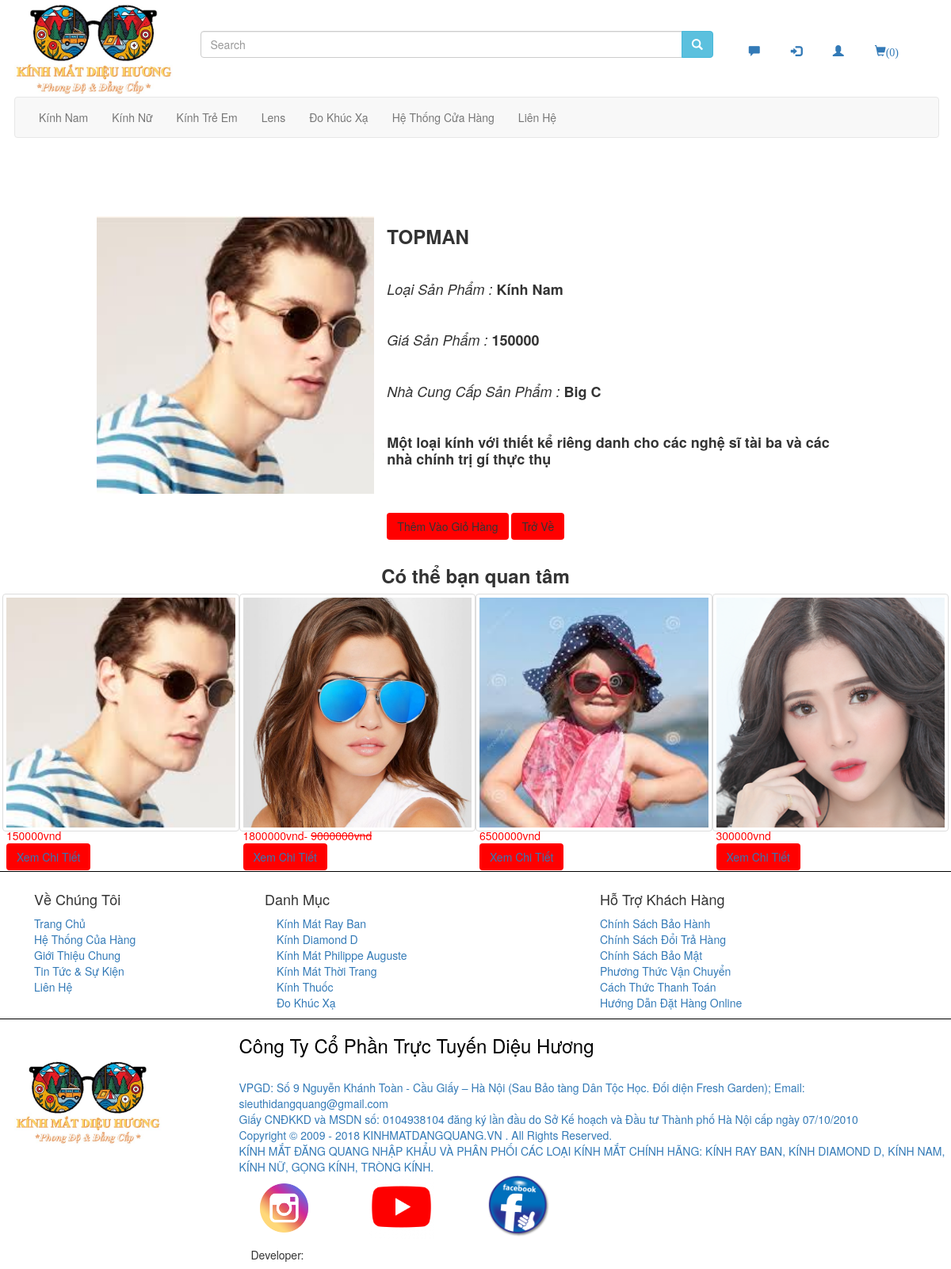
Page /Chitiet.php?idProduct=1 on the committed database.
### tables this page shows
create table products(
	id_product int auto_increment,
	name_product varchar(255),
	quantity int,
	id_category int,
	foreign key (id_category)
	references categories(id_category),
	status varchar(255),
	date_insert datetime,
	price int,
	id_provider int,
	foreign key (id_provider)
	references providers(id_provider),
	image mediumblob,
    content varchar(50000),
	primary key (id_product)
	);

CREATE TABLE categories(
    id_category INT AUTO_INCREMENT,
    name_category VARCHAR(255),
    PRIMARY KEY (id_category)
);

CREATE TABLE providers (
    id_provider INT AUTO_INCREMENT,
    name_provider VARCHAR(255),
    address VARCHAR(500),
    phone_num VARCHAR(20),
    email VARCHAR(250),
    PRIMARY KEY (id_provider)
);

### functions.php (called while the page is built, shortened)
<?php
    function queryReturnArray($sql){
        global $mysqli;
                $array = array();
                $result = $mysqli->query($sql);
                if($result){
                    while($temp = mysqli_fetch_assoc($result)){
                        array_push($array,$temp);
                    }
                }else{
                  echo $mysqli->error;
                }
        return $array;
    }
?>

### Chitiet.php (the view, shortened to what this page needs)
<?php
            $nameSp  =  $categorySP = $dateSP =    $image  = $description = "";
            $quanSp = $priceSp = $providerSp = $statusSP = 0;
    function displayProduct($sql){
                $count = 0;
                $array = queryReturnArray($sql);
                foreach($array as $k=>$v){
                    $count = $count + 1;
                    if($v['status']==0){
                        $pri = $v['price']*(20/100);
                    ?>
                    <div class="col-xs-12 col-sm-4 col-md-4 col-lg-3 thumbnail" style="height:300px">
                        <div class="hovereffect  img<?php echo $count;?>">
                            <a href=""><img src="Images/<?php  echo $v['image'];?>" alt="<?php  echo $v['image'];?>" class="anhcontent img-responsive "></a>
                            <div class="overlay">
                            </div>
                        </div>
                        <div class = "img<?php echo $count;?>">
                            <span style="color:red"><?php echo $pri."vnd- <strike>".$v['price']."vnd</strike>";?></span><br/>
                            <a href="Chitiet.php?idProduct=<?php echo $v['id_product'];?>"><button type="button" style="background: red" class="btn btn-lg-danger">Xem Chi Tiết</button></a>
                        </div>
                    </div>
                <?php
                    }else{
                        ?>
                            <div class="col-xs-12 col-sm-4 col-md-4 col-lg-3 thumbnail" style="height:300px">
                            <div class="hovereffect  img<?php echo $count;?>">
                            <a href=""><img src="Images/<?php  echo $v['image'];?>" alt="<?php  echo $v['image'];?>" class="anhcontent img-responsive "></a>
                                <div class="overlay">
                                </div>
                            </div>
                            <div class = "img<?php echo $count;?>">
                                <span style="color:red"><?php echo $v['price']."vnd";?></span><br/>
                                <a href="Chitiet.php?idProduct=<?php echo $v['id_product'];?>"><button type="button" style="background: red" class="btn btn-lg-danger">Xem Chi Tiết</button></a>
                            </div>
                        </div>
                    <?php
                    }
                }
            }
            if (isset($_GET['idProduct']))
            {
                $idProduct = $_GET['idProduct'];
                $sql = "SELECT * FROM products WHERE id_product = " . $idProduct;
                $array = queryReturnArray($sql);
                foreach ($array as $key => $value) {
                    $nameSp= $value['name_product'];
                    $categorySP= $value['id_category'];
                    $statusSP = $value['status'];
                    $priceSp= $value['price'];
                    $providerSp= $value['id_provider'];
                    $description = $value['content'];
                    $image= $value['image'];
                }
            }
    include("header.php");
    ?>
    <div class="row"style="height:auto" >
        <form action="" method="post" role="form" enctype = "multipart/form-data">
        <div class="col-xs-11 col-sm-11 col-md-11 col-lg-11" style="height:auto">
        <div class="col-xs-1 col-sm-1 col-md-1 col-lg-1">
        </div>
        <center>
            <div class="col-xs-4 col-sm-4 col-md-4 col-lg-4 ">
                <div class="preview-pic tab-content">
                <img id = "pic-1" data-zoom-image="<?php echo "Images/".$image;?>"  src="<?php echo "Images/".$image;?>"style="margin-top:70px" alt="image" width="350px" heigth="250px"><br/>
                </div>
            </div>
            <div class="col-xs-7 col-sm-7 col-md-7 col-lg-7" style=" padding-top:50px" >
                <table>
                    <tbody>
                        <tr><td colspan = "2" style="width:400px"> <h4><?php echo "<h3><b>".$nameSp."</b></h3>";?></h4></td></tr>
                            <tr><td colspan = "2" style="width:400px"> <h4><?php echo "<i>Loại Sản Phẩm : </i> <b>";
                            $sql = "SELECT * FROM  categories";
                            $array = queryReturnArray($sql);
                            foreach($array as $k=> $v){
                                if($v['id_category'] == $categorySP){
                                    echo $v['name_category']."</b>";
                                }
                                }
                            ?></h4></td></tr>
                            <tr><td colspan = "2" style="width:400px"> <h4><?php echo "<i>Giá Sản Phẩm : </i><b>";
                            if($statusSP==1){
                                echo $priceSp."</b>";
                            }else{
                                echo $priceSp*(20/100)."vnd - <strike>$priceSp vnd</strike></b>";
                            }
                            ?></h4></td></tr>
                            <tr><td colspan = "2" style="width:400px"> <h4><?php echo "<i>Nhà Cung Cấp Sản Phẩm : </i><b>";
                            $sql = "SELECT * FROM  providers";
                            $array = queryReturnArray($sql);
                            foreach($array as $k=> $v){
                                if($v['id_provider'] == $providerSp){
                                    echo $v['name_provider']."</b>";
                                }
                                }
                            ?></h4></td></tr>
                            <tr><td colspan = "2" style="width:400px"> <h4><?php echo "<b>".$description."</b>";?></h4></td></tr>
                            <tr><td>
                            </td></tr>
                            <tr><td style="width:400px;"><button  type="submit" style="background: red" class="btn btn-lg-danger" name="addtocart">Thêm Vào Giỏ Hàng</button>
                        <button type = "button" class="btn btn-lg-danger" style="background: red"  name="back" style="margin:5px">Trở Về</button></td></tr>
                    </tbody>
                </table>
            </div>
        </center>
    </div>
</form>
</div>
  <div class="row">
      <center><h3><b>Có thể bạn quan tâm</b></h3></center>
  </div>
<div class="row" style=" margin-bottom:30px">
    <?php   displayProduct("SELECT * FROM products WHERE id_category = 1 LIMIT 1");
    displayProduct("SELECT * FROM products WHERE id_category = 2 LIMIT 1");
    displayProduct("SELECT * FROM products WHERE id_category = 3 LIMIT 1");
    displayProduct("SELECT * FROM products WHERE id_category = 4 LIMIT 1");?>
</div>
<div class="row" style="margin-top: 20px">
<?php  include("footer.php"); ?>

### Project_css.css (style rules this page uses)
html { scroll-behavior: smooth; padding-top: 200px; }
.anhcontent { width: 100%; height: 180px; margin: 2px; padding: 2px; }
td, th { width: 18%; padding: 2%; }
.hovereffect { width: 100%; height: 100%; float: left; overflow: hidden; position: relative; text-align: center; cursor: default; }
.hovereffect .overlay { width: 100%; height: 100%; position: absolute; overflow: hidden; top: 0; left: 0; -webkit-transition: all 0.4s ease-in-out; transition: all 0.4s ease-in-out; }
.hovereffect h2, .hovereffect img { -webkit-transition: all 0.4s ease-in-out; transition: all 0.4s ease-in-out; }
.hovereffect img { display: block; position: relative; -webkit-transform: scale(1.1); -ms-transform: scale(1.1); transform: scale(1.1); }

### rows in the picture
products: image (picture), name_product "TOPMAN", price "150000", content "Một loại kính với thiết kể riêng danh cho các nghệ sĩ tài ba và các nhà chính trị gí thực thụ"
categories: name_category "Kính Nam"
providers: name_provider "Big C"
products: image (picture), price "1800000", price "9000000"
products: image (picture), price "6500000"
products: image (picture), price "300000"
